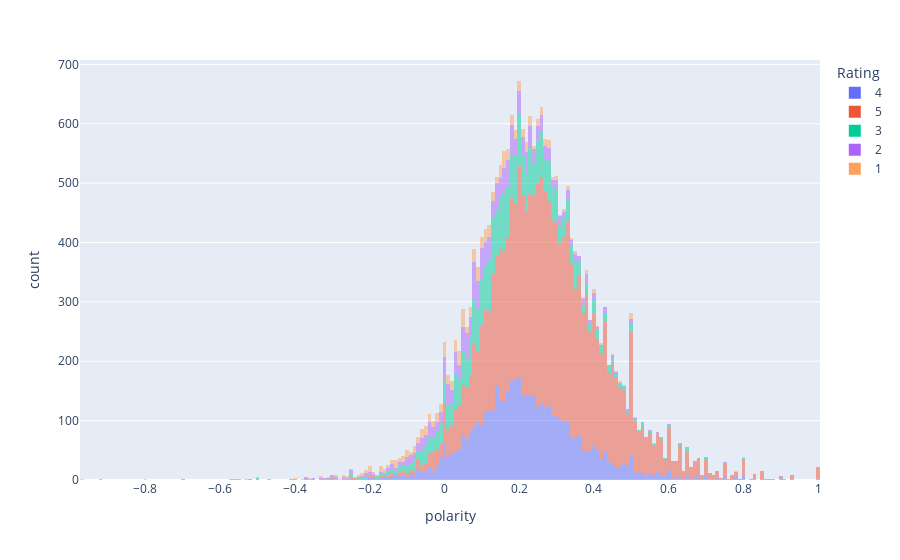

Source (notebook cell):
### Code cell
import plotly.express as px
px.histogram(df, x = 'polarity',color="Rating", opacity = 0.5)

### Figure 1 — Plotly figure (JSON) as saved in the notebook; plotly's stock layout.template omitted (floating-point values rounded to 4 significant figures; data arrays with more than 128 entries replaced by an {"elided": "..."} marker saying what was removed)
{"data": [{"alignmentgroup": "True", "bingroup": "x", "hovertemplate": "Rating=4<br>polarity=%{x}<br>count=%{y}<extra></extra>", "legendgroup": "4", "marker": {"color": "#636efa", "opacity": 0.5, "pattern": {"shape": ""}}, "name": "4", "offsetgroup": "4", "orientation": "v", "showlegend": true, "type": "histogram", "x": {"elided": "4908 float values"}, "xaxis": "x", "yaxis": "y"}, {"alignmentgroup": "True", "bingroup": "x", "hovertemplate": "Rating=5<br>polarity=%{x}<br>count=%{y}<extra></extra>", "legendgroup": "5", "marker": {"color": "#EF553B", "opacity": 0.5, "pattern": {"shape": ""}}, "name": "5", "offsetgroup": "5", "orientation": "v", "showlegend": true, "type": "histogram", "x": {"elided": "12540 float values"}, "xaxis": "x", "yaxis": "y"}, {"alignmentgroup": "True", "bingroup": "x", "hovertemplate": "Rating=3<br>polarity=%{x}<br>count=%{y}<extra></extra>", "legendgroup": "3", "marker": {"color": "#00cc96", "opacity": 0.5, "pattern": {"shape": ""}}, "name": "3", "offsetgroup": "3", "orientation": "v", "showlegend": true, "type": "histogram", "x": {"elided": "2823 float values"}, "xaxis": "x", "yaxis": "y"}, {"alignmentgroup": "True", "bingroup": "x", "hovertemplate": "Rating=2<br>polarity=%{x}<br>count=%{y}<extra></extra>", "legendgroup": "2", "marker": {"color": "#ab63fa", "opacity": 0.5, "pattern": {"shape": ""}}, "name": "2", "offsetgroup": "2", "orientation": "v", "showlegend": true, "type": "histogram", "x": {"elided": "1549 float values"}, "xaxis": "x", "yaxis": "y"}, {"alignmentgroup": "True", "bingroup": "x", "hovertemplate": "Rating=1<br>polarity=%{x}<br>count=%{y}<extra></extra>", "legendgroup": "1", "marker": {"color": "#FFA15A", "opacity": 0.5, "pattern": {"shape": ""}}, "name": "1", "offsetgroup": "1", "orientation": "v", "showlegend": true, "type": "histogram", "x": {"elided": "821 float values"}, "xaxis": "x", "yaxis": "y"}], "layout": {"barmode": "relative", "legend": {"title": {"text": "Rating"}, "tracegroupgap": 0}, "margin": {"t": 60}, "xaxis": {"anchor": "y", "domain": [0, 1], "title": {"text": "polarity"}}, "yaxis": {"anchor": "x", "domain": [0, 1], "title": {"text": "count"}}}}
